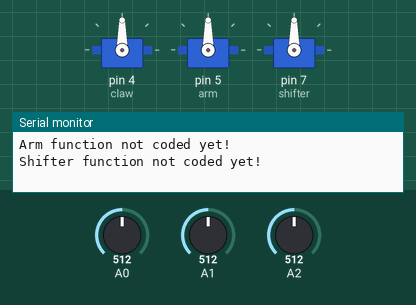
Simulated run of this sketch. Board: Arduino Uno, built with avr-gcc and run on an emulated ATmega328P. Shown: 3 × servo, the last lines printed to the serial monitor. The inputs (shaded band) are chosen by the test bench; at power-on: A0 = 512, A1 = 512, A2 = 512.

Above: at 1.2 s.
1.3 s: A0 set to 70
3.2 s: A0 set to 61
At 4.1 s:
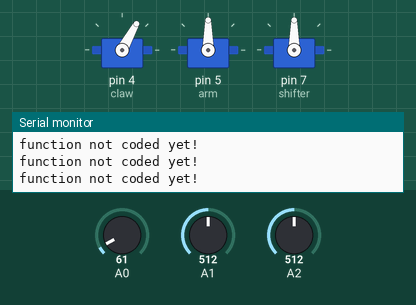
4.9 s: A0 set to 41
6.8 s: A0 set to 34
At 8.0 s:
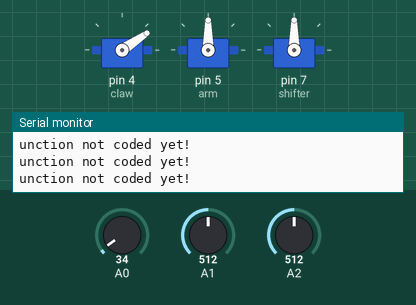
8.5 s: A0 set to 11
10.4 s: A0 set to 8
At 11.8 s:
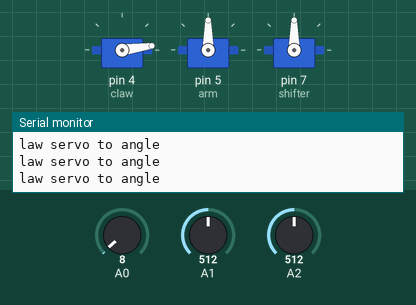
Timing chart, 0 to 13.0 s (numbered marks = the images above; inputs shaded):
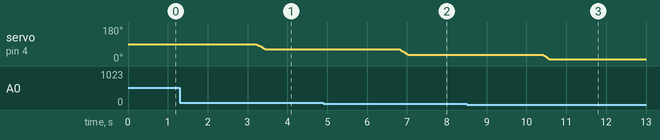

Measured:
- the behaviour switches between 67 and 66 on A0 (found by bisection; images 0 and 1)
- the behaviour switches between 39 and 38 on A0 (found by bisection; images 1 and 2)
- the behaviour switches between 10 and 9 on A0 (found by bisection; images 2 and 3)
- after the input at 3.2 s, servo on pin 4 (claw): moves from 90° to 61° over 0.23 s, starting at once
- after the input at 6.8 s, servo on pin 4 (claw): moves from 61° to 34° over 0.20 s, starting at once
- after the input at 10.4 s, servo on pin 4 (claw): moves from 34° to 8° over 0.17 s, starting at once

The sketch:

robot_claw_code.ino
```cpp
/**
 * How to install VarSpeedServo.h:
 *
 * Go to the following link: https://github.com/netlabtoolkit/VarSpeedServo
 * In the right corner of where all the files are, click the green code button, then click "Download Zip".
 *
 * Then, come back into this arduino window, and in the upper left corner, click "Sketch".
 * Click "Include Library", "Add .ZIP Library", and navigate to where you just downloaded the Zip file.
 *
 * Double click on the File Called "VarSpeedServo-master.zip".
 *
 * If you did this right, all of the references in this code to VarSpeedServo/VarSpeedServo.h should turn orange.
 *
 * You have successfully installed VarSpeedServo.h
 */


#include <VarSpeedServo.h> //External Dependency: Exactly the same as servo.h, which is the arduino built in servo header file, except it allows you to control the speed of the movement.
                           //Explanation: The Arduino's built in servo header file only allows you to send angles to the servo, VarSpeedServos allows you to send speeds, and angles.

VarSpeedServo claw;     //The servo that controls the claw hand
VarSpeedServo arm;      //The central servo, rotates the whole arm on the x and y axis
VarSpeedServo shifter;  //The servo that changes the angle of the rocker- AKA the linkage that holds the claw. Like the kneecap.
int clawPot;            //The current value from the claw potentiometer - WILL BE MAPPED TO ANALOG 0
int armPot;             //The current vale from the arm potentiometer - WILL BE MAPPED TO ANALOG 1
int shifterPot;         //The current value from the shifter potentiometer - WILL BE MAPPED TO ANALOG 2
int moveSpeed = 100;

/**
 * Declaring these functions before we actually code them, that way they can be coded below our
 * void setup and void loop functions.
 */
int moveClaw();      //The pre-made one by Kenny, use this one as a reference;
int moveArm();       //This one will be communicating with VarSpeedServo arm;
int moveShifter();   //This one will be communicating with VarSpeedServo shifterPot;


//ACTUAL CODE BELOW


void setup() {

  /*
   * Basic setup, attaching necessary components to their respective pins,
   * Starting the serial communication, etc.
   */
  Serial.begin(9600); //Serial Communication is starting with 9600 of baudrate speed
  claw.attach(4);     //Attaching the claw servo to pin 4.
  arm.attach(5);      //Attaching the arm servo to pin 5.
  shifter.attach(7);  //Attaching the shifter servo to pin 7.


  if (moveClaw(180, moveSpeed) == -1)
  {
    Serial.println("Claw function not coded yet!");
  }

  if(moveArm(180, moveSpeed) == -1)
  {
    Serial.println("Arm function not coded yet!");
  }

  if (moveShifter(180, moveSpeed) == -1)
  {
    Serial.println("Shifter function not coded yet!");
  }

}

void loop() {

  /*Declaring what each analog pin will map to.
  *   0 to claw
  *   1 to arm
  *   2 to shifter
  */
  clawPot = analogRead(0);
  armPot = analogRead(1);
  shifterPot = analogRead(2);

  moveClaw(clawPot, moveSpeed);
  moveArm(armPot, moveSpeed);
  moveShifter(shifterPot, moveSpeed);
}

/**
 * Kenny's pre-coded claw movement function
 */
int moveClaw(int potVal, int movespeed)
{

  map(potVal, 0, 1023, 0, 180); //The map function maps the values from the potentiometer to the values for the servo.
                                 //For Example: 560 from the potentiometer would map 76.2 in the servo. <--This may not be correct, but it's just an example showing what it would do.
  Serial.println("Moving claw servo to angle " + potVal);

  claw.write(potVal, movespeed, false); //Move the claw to the angle provided from the potentiometer, mapped using the map() function, at a speed of 100, and don't wait until it's done. We got multiple things to move.
  return 0;
}

int moveArm(int angle, int speed)
{
  return -1;
}

int moveShifter(int angle, int speed)
{
  return -1;
}
```
